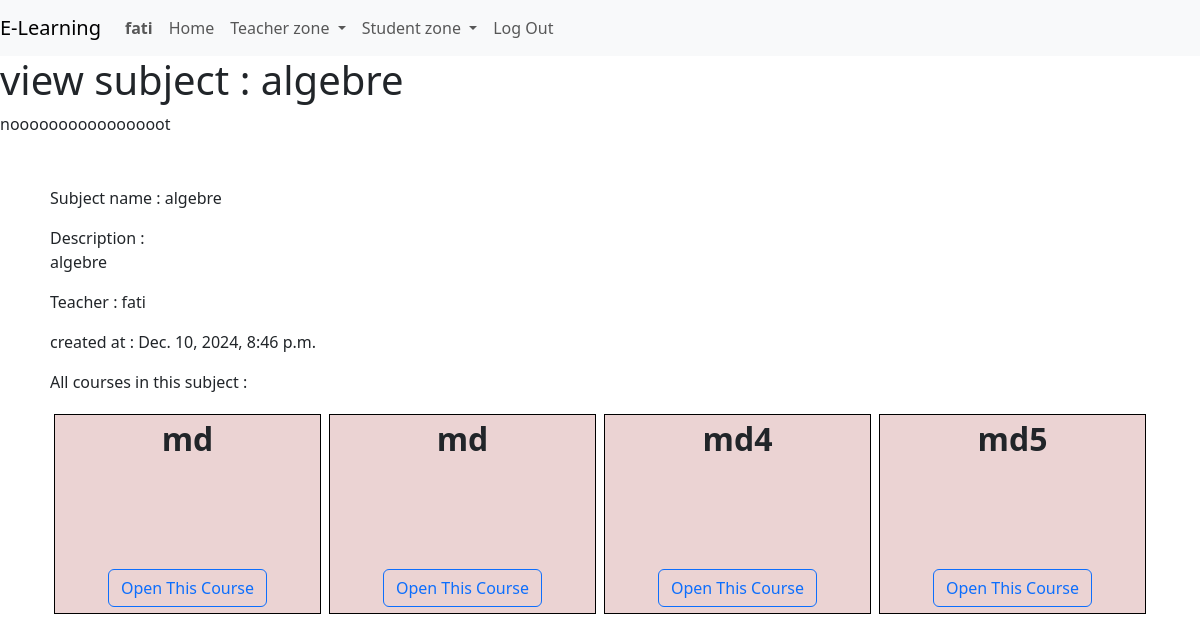
The page /subject/algebre (signed in) on the database as committed earlier.
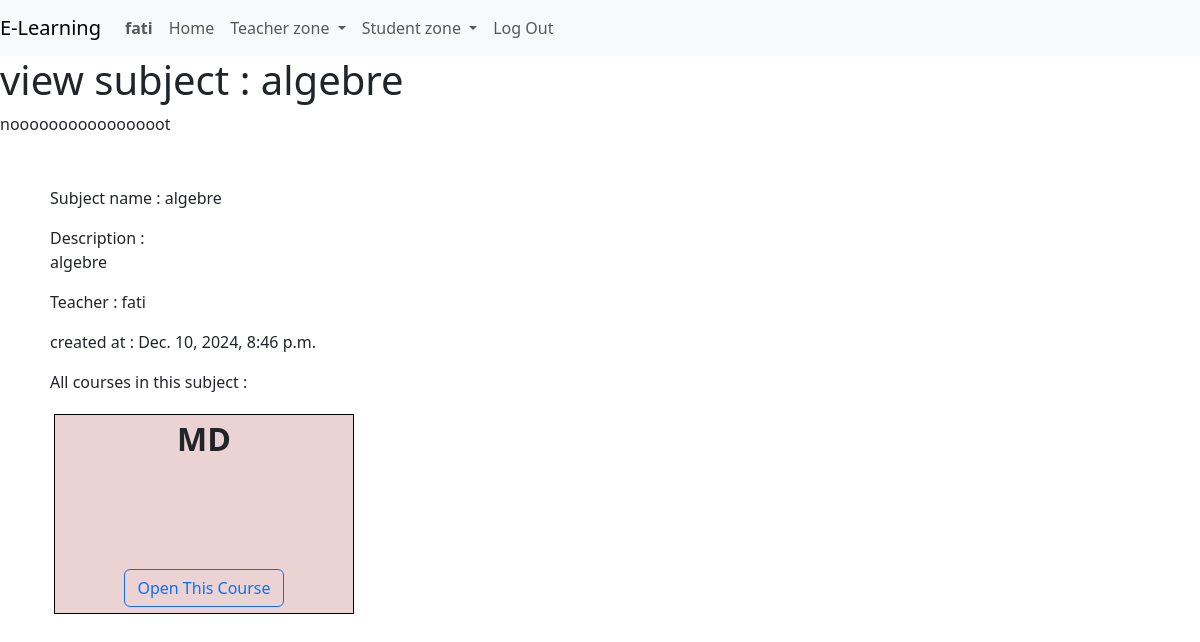
The same page on the database as committed later.
### e_learning/models.py (models this page shows, shortened)
class Course(models.Model):
    course_name = models.CharField(max_length=100, unique=True)
    created_at = models.DateTimeField(auto_now_add=True)
    course_content=models.TextField(blank=True)
    course_documents=models.FileField(upload_to='documents/',null=True,blank=True)
    course_image=models.ImageField(upload_to='img/',null=True,blank=True)
    is_open=models.BooleanField(default=False)

### e_learning/views.py (the view)
# urls.py: path("subject/<str:name>",views.subject,name="subject"),
@login_required
def subject(request,name):
    user=request.user
    user1=User.objects.get(username=user)
    teachers=Teacher.objects.all()
    try:
        student=Student.objects.get(student_user=user1)
        student_user=student.student_user
        student_name=student_user.username
    except Student.DoesNotExist:
        student=0
        student_name=0
    subject = Subject.objects.get(subject_name=name)
    courses = subject.course.all()
    print(user,student_name)
    opened_courses = opened_course.objects.filter(student__student_user=user).values_list('course', flat=True)
    for course in courses:
         course.is_open = course.id in opened_courses
    return render(request, "e_learning/subject.html",{
        "subject": subject,
        "teachers":teachers,
        "student_name":student_name,
        "courses": courses,
        "userr": user.username,
    })

### e_learning/templates/e_learning/subject.html (shortened to what this page needs)
{% extends "e_learning/layout.html" %}
{% load static %}
{% block body %}
 <h1>view subject : {{subject.subject_name}} </h1>
 {% if userr == student_name %}
       <div style="display: flex ; margin: 20px;">
        <form action="{% url 'enrolling' subject.subject_name %}" method="POST" style="margin-right: 50px;">
            {% csrf_token %}
            <button type="submit" class="btn btn-outline-danger">enroll</button>
            </form>
            <form action="{% url 'unenrolling' subject.subject_name  %}" method="POST">
              {% csrf_token %}
              <button type="submit" class="btn btn-outline-danger">Unenroll</button>
              </form>
        </div>
    {% else %}
    <label>noooooooooooooooot</label>
        {% endif %}
<div style="margin: 50px; font: 2em ;;">
    <p>Subject name : {{subject.subject_name}}    </p>
    <p>Description : <br>{{subject.subject_description}}    </p>
    <p> Teacher : {{subject.teacher.teacher_user}}    </p>
    <p> created at : {{subject.created_at}}    </p>
    <p> All courses in this subject :
        <br>
        <div style="display: flex;">{% for course in courses %}
            {% if course.is_open %}
            <div class="course" id="{{ course.course_name }}" style="border: solid 1px black; width: 300px; height: 200px; font-size: 2em; margin: 4px; text-align: center; background-color: grey;">
                <strong>{{ course.course_name }}</strong>
                <br>
                <span class="status">
                        <span style="color: green;">Opened</span>
                    {% else %}
                    <div class="course" id="{{ course.course_name }}" style="border: solid 1px black; width: 300px; height: 200px; font-size: 2em; margin: 4px; text-align: center; background-color: rgb(235, 211, 211);">
                        <strong>{{ course.course_name }}</strong>
                        <br>
                    {% endif %}
                <br>
                <a href="{% url 'course' course.course_name %}" id="{{ course.course_name }}" class="btn btn-outline-primary" style="position: relative; margin-bottom: -100px;">Open This Course</a>
            </div>
        {% endfor %}</div>
    </p>
</div>
{% endblock %}

Rows that differ between the two databases and show on the page:
removed Course: course_name "md"
removed Course: course_name "md"
removed Course: course_name "md4"
removed Course: course_name "md5"
added Course: course_name "MD"
